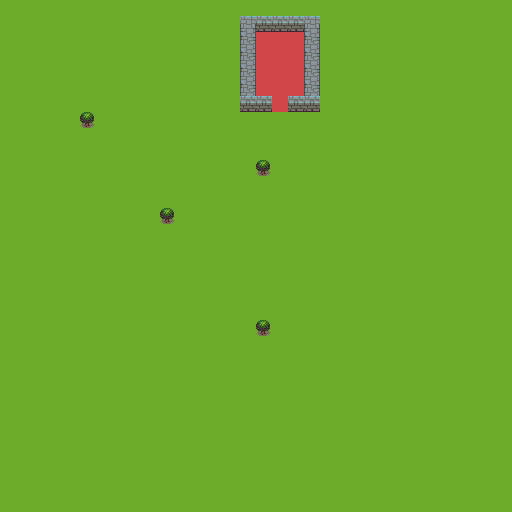

Tiled map render using the project's own tile images. Description and the map definition, with tile-layer contents summarised, below:
An orthogonal 32x32 tile map with 16x16 px tiles, 2 tile layers (Tile Layer 1, Tile Layer 2) and 1 object.

<map version="1.0" orientation="orthogonal" width="32" height="32" tilewidth="16" tileheight="16">
  <tileset source="..\Tilesets\basictiles.tsx" firstgid="1">
    <image source="basictiles.png" width="128" height="240" />
  </tileset>
  <layer name="Tile Layer 1" width="32" height="32" visible="1">
    <properties />
    <data>[1024 cells, 1024 non-empty, 1 distinct tile ids]</data>
  </layer>
  <layer name="Tile Layer 2" width="32" height="32" visible="1">
    <properties />
    <data>[1024 cells, 34 non-empty, 5 distinct tile ids]</data>
  </layer>
  <objectgroup name="Object Layer 1" visible="0">
    <properties />
    <object gid="49" x="272" y="112" width="16" height="16" rotation="0">
      <properties />
    </object>
  </objectgroup>
</map>
